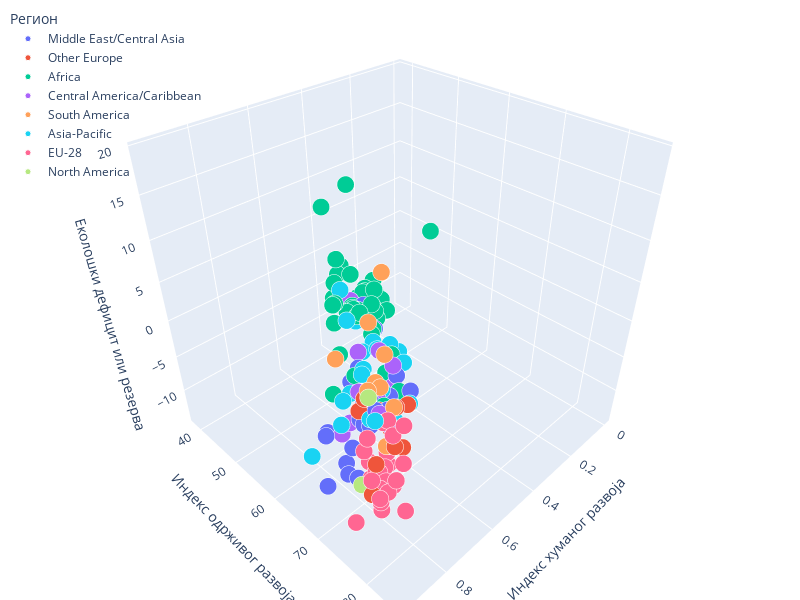

The cell this chart's notebook holds for it:
### Markdown cell above
На крају, погледајмо и које то државе имају веома високе вредности еколошког дефицита или еколошких резерви. Овога пута ћемо приказати резултата на 3Д дијаграму распршења користећи пакете бибилиотеке `plotly`. Поред варијабле `Ecological Deficit or Reserve` приказаћемо и вредности __[indeksa humanog razvoja](https://sr.wikipedia.org/wiki/%D0%98%D0%BD%D0%B4%D0%B5%D0%BA%D1%81_%D1%85%D1%83%D0%BC%D0%B0%D0%BD%D0%BE%D0%B3_%D1%80%D0%B0%D0%B7%D0%B2%D0%BE%D1%98%D0%B0)__ (HDI) којим се мере мере сиромаштво, писменост, образовање и животни век нације, као и индекс остварења __[циљева одрживог развоја](https://www.rs.undp.org/content/serbia/sr/home/sustainable-development-goals.html)__ (SDGi).

### Code cell
import plotly.express as px

graf = px.scatter_3d(otisak[otisak['Ecological Deficit or Reserve'] < 20], 
    x='HDI', y='SDGi', z='Ecological Deficit or Reserve', 
    color='Region', width=800, height=600, hover_data=['Country'])
graf.update_traces(marker=dict(size=6, line=dict(width=1, color='white')), selector=dict(mode='markers'))
graf.update_layout(margin=dict(l=0, r=0, t=0, b=0), legend=dict(title='Регион', y=0.99, x=0.01, bgcolor='rgba(0,0,0,0)'),
    scene=dict(xaxis_title='Индекс хуманог развоја', yaxis_title='Индекс одрживог развоја', zaxis_title='Еколошки дефицит или резерва'))

# Овде уметнине код за промену назива региона у легенди

graf.show()

### Figure 1 — Plotly figure (JSON) as saved in the notebook; plotly's stock layout.template omitted (floating-point values rounded to 4 significant figures)
{"data": [{"customdata": [["Afghanistan"], ["Armenia"], ["Azerbaijan"], ["Bahrain"], ["Georgia"], ["Iran, Islamic Republic of"], ["Iraq"], ["Israel"], ["Jordan"], ["Kazakhstan"], ["Kuwait"], ["Kyrgyzstan"], ["Lebanon"], ["Oman"], ["Qatar"], ["Saudi Arabia"], ["State of Palestine"], ["Syrian Arab Republic"], ["Tajikistan"], ["Turkey"], ["Turkmenistan"], ["United Arab Emirates"], ["Uzbekistan"], ["Yemen"]], "hovertemplate": "Region=Middle East/Central Asia<br>HDI=%{x}<br>SDGi=%{y}<br>Ecological Deficit or Reserve=%{z}<br>Country=%{customdata[0]}<extra></extra>", "legendgroup": "Middle East/Central Asia", "marker": {"color": "#636efa", "line": {"color": "white", "width": 1}, "size": 6, "symbol": "circle"}, "mode": "markers", "name": "Middle East/Central Asia", "scene": "scene", "showlegend": true, "type": "scatter3d", "x": [0.49, 0.76, 0.75, 0.84, 0.78, 0.8, 0.68, 0.9, 0.72, 0.81, 0.81, 0.67, 0.73, 0.83, 0.85, 0.86, 0.69, 0.54, 0.65, 0.81, 0.71, 0.86, 0.71, 0.46], "y": [54.2, 69.9, 72.6, 68.8, 71.9, 71.8, 63.1, 74.6, 68.1, 71.1, 63.1, 73, 66.7, 69.7, 64.7, 65.9, null, 59.3, 69.4, 70.3, 63, 70.3, 71, 52.3], "z": [-0.3, -1.2, -1.2, -8.2, -0.9, -2.5, -1.6, -5.3, -1.8, -2.4, -7.6, -0.4, -3.1, -5.8, -13.8, -5.4, -0.7, -0.7, -0.5, -2.1, -2.9, -8.4, -1.1, -0.2]}, {"customdata": [["Albania"], ["Belarus"], ["Bosnia and Herzegovina"], ["Croatia"], ["Montenegro"], ["Norway"], ["Republic of Moldova"], ["Republic of North Macedonia"], ["Russian Federation"], ["Serbia"], ["Switzerland"], ["Ukraine"]], "hovertemplate": "Region=Other Europe<br>HDI=%{x}<br>SDGi=%{y}<br>Ecological Deficit or Reserve=%{z}<br>Country=%{customdata[0]}<extra></extra>", "legendgroup": "Other Europe", "marker": {"color": "#EF553B", "line": {"color": "white", "width": 1}, "size": 6, "symbol": "circle"}, "mode": "markers", "name": "Other Europe", "scene": "scene", "showlegend": true, "type": "scatter3d", "x": [0.79, 0.82, 0.77, 0.84, 0.81, 0.95, 0.71, 0.76, 0.82, 0.79, 0.94, 0.75], "y": [70.8, 78.8, 73.5, 78.4, 70.2, 80.8, 74.4, 71.4, 71.9, 75.2, 79.4, 74.2], "z": [-1.1, -1.1, -1.7, -0.7, -1.1, 1.4, -0.6, -1.6, 1.5, -1.4, -3.5, -0.1]}, {"customdata": [["Algeria"], ["Angola"], ["Benin"], ["Botswana"], ["Burkina Faso"], ["Burundi"], ["Cabo Verde"], ["Cameroon"], ["Central African Republic"], ["Chad"], ["Comoros"], ["Congo"], ["Congo, Democratic Republic of"], ["Côte d'Ivoire"], ["Djibouti"], ["Egypt"], ["Equatorial Guinea"], ["Eritrea"], ["Eswatini"], ["Ethiopia"], ["Gabon"], ["Gambia"], ["Ghana"], ["Guinea"], ["Guinea-Bissau"], ["Kenya"], ["Lesotho"], ["Liberia"], ["Libyan Arab Jamahiriya"], ["Madagascar"], ["Malawi"], ["Mali"], ["Mauritania"], ["Mauritius"], ["Morocco"], ["Mozambique"], ["Namibia"], ["Niger"], ["Nigeria"], ["Rwanda"], ["Réunion"], ["Sao Tome and Principe"], ["Senegal"], ["Sierra Leone"], ["Somalia"], ["South Africa"], ["Sudan"], ["Tanzania, United Republic of"], ["Togo"], ["Tunisia"], ["Uganda"], ["Zambia"], ["Zimbabwe"]], "hovertemplate": "Region=Africa<br>HDI=%{x}<br>SDGi=%{y}<br>Ecological Deficit or Reserve=%{z}<br>Country=%{customdata[0]}<extra></extra>", "legendgroup": "Africa", "marker": {"color": "#00cc96", "line": {"color": "white", "width": 1}, "size": 6, "symbol": "circle"}, "mode": "markers", "name": "Africa", "scene": "scene", "showlegend": true, "type": "scatter3d", "x": [0.76, 0.58, 0.52, 0.72, 0.43, 0.42, 0.65, 0.56, 0.38, 0.4, 0.54, 0.61, 0.46, 0.51, 0.49, 0.7, 0.59, 0.43, 0.6, 0.47, 0.7, 0.46, 0.59, 0.46, 0.46, 0.57, 0.51, 0.47, 0.7, 0.52, 0.48, 0.43, 0.52, 0.79, 0.68, 0.44, 0.64, 0.37, 0.53, 0.53, 0, 0.6, 0.51, 0.44, 0, 0.7, 0.51, 0.52, 0.51, 0.74, 0.52, 0.59, 0.55], "y": [72.3, 52.6, 53.3, 61.5, 55.2, 53.5, 67.2, 56.5, 38.5, 43.8, 53.1, 55.3, 49.7, 57.9, 54.6, 68.8, null, null, 53.4, 55.2, 63.4, 57.9, 65.4, 52.5, null, 60.2, 54, 47.1, null, 49.1, 52.2, 51.4, 57.7, 63.8, 71.3, 54.1, 61.6, 50.2, 49.3, 56.6, null, 62.6, 58.3, 51.9, 46.2, 63.4, 49.6, 56.6, 52.7, 71.4, 53.5, 52.7, 59.5], "z": [-1.8, 0.9, -0.5, 0.3, -0.2, -0.3, -1.1, 0.3, 6.3, 0.1, -0.8, 7.9, 1.8, 0.6, -1.5, -1.4, 0.7, 1.1, -1.1, -0.4, 19.3, -0.2, -0.7, 0.3, 1.3, -0.5, -0.7, 1.1, -2.8, 1.4, -0.2, 0, 1.6, -2.4, -1, 0.9, 4.1, -0.3, -0.4, -0.3, -4.5, -0.8, -0.2, -0.1, -0.1, -2.1, -0.1, -0.2, -0.6, -1.5, -0.6, 0.9, -0.5]}, {"customdata": [["Antigua and Barbuda"], ["Aruba"], ["Bahamas"], ["Barbados"], ["British Virgin Islands"], ["Cayman Islands"], ["Costa Rica"], ["Cuba"], ["Dominica"], ["Dominican Republic"], ["El Salvador"], ["Grenada"], ["Guadeloupe"], ["Guatemala"], ["Haiti"], ["Honduras"], ["Jamaica"], ["Martinique"], ["Montserrat"], ["Nicaragua"], ["Panama"], ["Saint Lucia"], ["Trinidad and Tobago"]], "hovertemplate": "Region=Central America/Caribbean<br>HDI=%{x}<br>SDGi=%{y}<br>Ecological Deficit or Reserve=%{z}<br>Country=%{customdata[0]}<extra></extra>", "legendgroup": "Central America/Caribbean", "marker": {"color": "#ab63fa", "line": {"color": "white", "width": 1}, "size": 6, "symbol": "circle"}, "mode": "markers", "name": "Central America/Caribbean", "scene": "scene", "showlegend": true, "type": "scatter3d", "x": [0.77, 0, 0.8, 0.81, 0, 0, 0.79, 0.78, 0.72, 0.74, 0.67, 0.76, 0, 0.65, 0.5, 0.62, 0.73, 0, 0, 0.65, 0.79, 0.74, 0.8], "y": [null, null, null, 68.3, null, null, 75.1, 72.6, null, 70.2, 69.6, null, null, 61.5, 51.7, 64.4, 68.7, null, null, 68.7, 69.2, null, 65.8], "z": [-3.4, -6.1, 5.4, -3.6, -1.6, -5.6, -1.1, -1, -1.3, -1.2, -1.4, -0.8, -3.6, -0.8, -0.4, 0, -1.4, -3.9, -3.1, 0.5, 0.4, -2.2, -6.7]}, {"customdata": [["Argentina"], ["Bolivia"], ["Brazil"], ["Chile"], ["Colombia"], ["Ecuador"], ["Paraguay"], ["Peru"], ["Venezuela, Bolivarian Republic of"]], "hovertemplate": "Region=South America<br>HDI=%{x}<br>SDGi=%{y}<br>Ecological Deficit or Reserve=%{z}<br>Country=%{customdata[0]}<extra></extra>", "legendgroup": "South America", "marker": {"color": "#FFA15A", "line": {"color": "white", "width": 1}, "size": 6, "symbol": "circle"}, "mode": "markers", "name": "South America", "scene": "scene", "showlegend": true, "type": "scatter3d", "x": [0.83, 0.7, 0.76, 0.85, 0.76, 0.76, 0.72, 0.76, 0.74], "y": [73.2, 69.3, 72.7, 77.4, 70.9, 74.3, 67.7, 71.8, 61.7], "z": [3.3, 12.4, 5.8, -0.9, 1.7, 0.2, 6.7, 1.5, 0.2]}, {"customdata": [["Australia"], ["Bangladesh"], ["Bhutan"], ["Brunei Darussalam"], ["Cambodia"], ["China"], ["Fiji"], ["French Polynesia"], ["India"], ["Indonesia"], ["Japan"], ["Korea, Democratic People's Republic of"], ["Korea, Republic of"], ["Lao People's Democratic Republic"], ["Malaysia"], ["Mongolia"], ["Myanmar"], ["Nepal"], ["New Zealand"], ["Pakistan"], ["Papua New Guinea"], ["Philippines"], ["Samoa"], ["Singapore"], ["Sri Lanka"], ["Thailand"], ["Timor-Leste"], ["Tonga"], ["Viet Nam"]], "hovertemplate": "Region=Asia-Pacific<br>HDI=%{x}<br>SDGi=%{y}<br>Ecological Deficit or Reserve=%{z}<br>Country=%{customdata[0]}<extra></extra>", "legendgroup": "Asia-Pacific", "marker": {"color": "#19d3f3", "line": {"color": "white", "width": 1}, "size": 6, "symbol": "circle"}, "mode": "markers", "name": "Asia-Pacific", "scene": "scene", "showlegend": true, "type": "scatter3d", "x": [0.94, 0.61, 0.62, 0.84, 0.58, 0.75, 0.72, 0, 0.64, 0.7, 0.91, 0, 0.9, 0.6, 0.8, 0.73, 0.58, 0.57, 0.92, 0.56, 0.54, 0.71, 0.71, 0.93, 0.78, 0.76, 0.62, 0.72, 0.69], "y": [74.9, 63.5, 69.3, 68.2, 64.4, 73.9, 70, null, 61.9, 65.3, 79.2, null, 78.3, 62.1, 71.8, 64, 64.6, 65.9, 79.2, 56.2, 51.7, 65.5, null, 67, 66.9, 74.5, null, null, 73.8], "z": [5.4, -0.4, 0.5, -3.2, -0.3, -2.8, -0.6, -2.5, -0.8, -0.4, -4.1, -0.2, -5.5, -0.2, -1.6, 5.7, 0.1, -0.5, 4.8, -0.5, 1.7, -0.8, -0.7, -5.8, -1.1, -1.4, 0.8, -1.6, -1.2]}, {"customdata": [["Austria"], ["Belgium"], ["Bulgaria"], ["Cyprus"], ["Czech Republic"], ["Denmark"], ["Estonia"], ["Finland"], ["France"], ["Germany"], ["Greece"], ["Hungary"], ["Ireland"], ["Italy"], ["Latvia"], ["Lithuania"], ["Luxembourg"], ["Malta"], ["Netherlands"], ["Poland"], ["Portugal"], ["Romania"], ["Slovakia"], ["Slovenia"], ["Spain"], ["Sweden"], ["United Kingdom"]], "hovertemplate": "Region=EU-28<br>HDI=%{x}<br>SDGi=%{y}<br>Ecological Deficit or Reserve=%{z}<br>Country=%{customdata[0]}<extra></extra>", "legendgroup": "EU-28", "marker": {"color": "#FF6692", "line": {"color": "white", "width": 1}, "size": 6, "symbol": "circle"}, "mode": "markers", "name": "EU-28", "scene": "scene", "showlegend": true, "type": "scatter3d", "x": [0.91, 0.92, 0.81, 0.87, 0.89, 0.93, 0.88, 0.92, 0.89, 0.94, 0.87, 0.84, 0.94, 0.88, 0.85, 0.87, 0.91, 0.88, 0.93, 0.87, 0.85, 0.81, 0.85, 0.9, 0.89, 0.94, 0.92], "y": [80.7, 80, 74.8, 75.2, 80.6, 84.6, 80.1, 83.8, 81.1, 80.8, 74.3, 77.3, 79.4, 77, 77.7, 75, 74.3, 76, 80.4, 78.1, 77.7, 74.8, 77.5, 79.8, 78.1, 84.7, 79.8], "z": [-3.3, -5.8, -0.3, -3.6, -3.1, -2.7, 2.6, 6.6, -2.1, -3.2, -2.7, -1.2, -1.7, -3.5, 2.4, -0.7, -11.6, -5.1, -4.2, -2.7, -3.1, -0.3, -1.7, -2.7, -2.8, 3.4, -3.1]}, {"customdata": [["Bermuda"], ["Canada"], ["Mexico"], ["United States of America"]], "hovertemplate": "Region=North America<br>HDI=%{x}<br>SDGi=%{y}<br>Ecological Deficit or Reserve=%{z}<br>Country=%{customdata[0]}<extra></extra>", "legendgroup": "North America", "marker": {"color": "#B6E880", "line": {"color": "white", "width": 1}, "size": 6, "symbol": "circle"}, "mode": "markers", "name": "North America", "scene": "scene", "showlegend": true, "type": "scatter3d", "x": [0, 0.92, 0.77, 0.92], "y": [null, 78.2, 70.4, 76.4], "z": [-7.9, 6.9, -1.5, -4.6]}], "layout": {"height": 600, "legend": {"bgcolor": "rgba(0,0,0,0)", "title": {"text": "Регион"}, "tracegroupgap": 0, "x": 0.01, "y": 0.99}, "margin": {"b": 0, "l": 0, "r": 0, "t": 0}, "scene": {"domain": {"x": [0, 1], "y": [0, 1]}, "xaxis": {"title": {"text": "Индекс хуманог развоја"}}, "yaxis": {"title": {"text": "Индекс одрживог развоја"}}, "zaxis": {"title": {"text": "Еколошки дефицит или резерва"}}}, "width": 800}}
